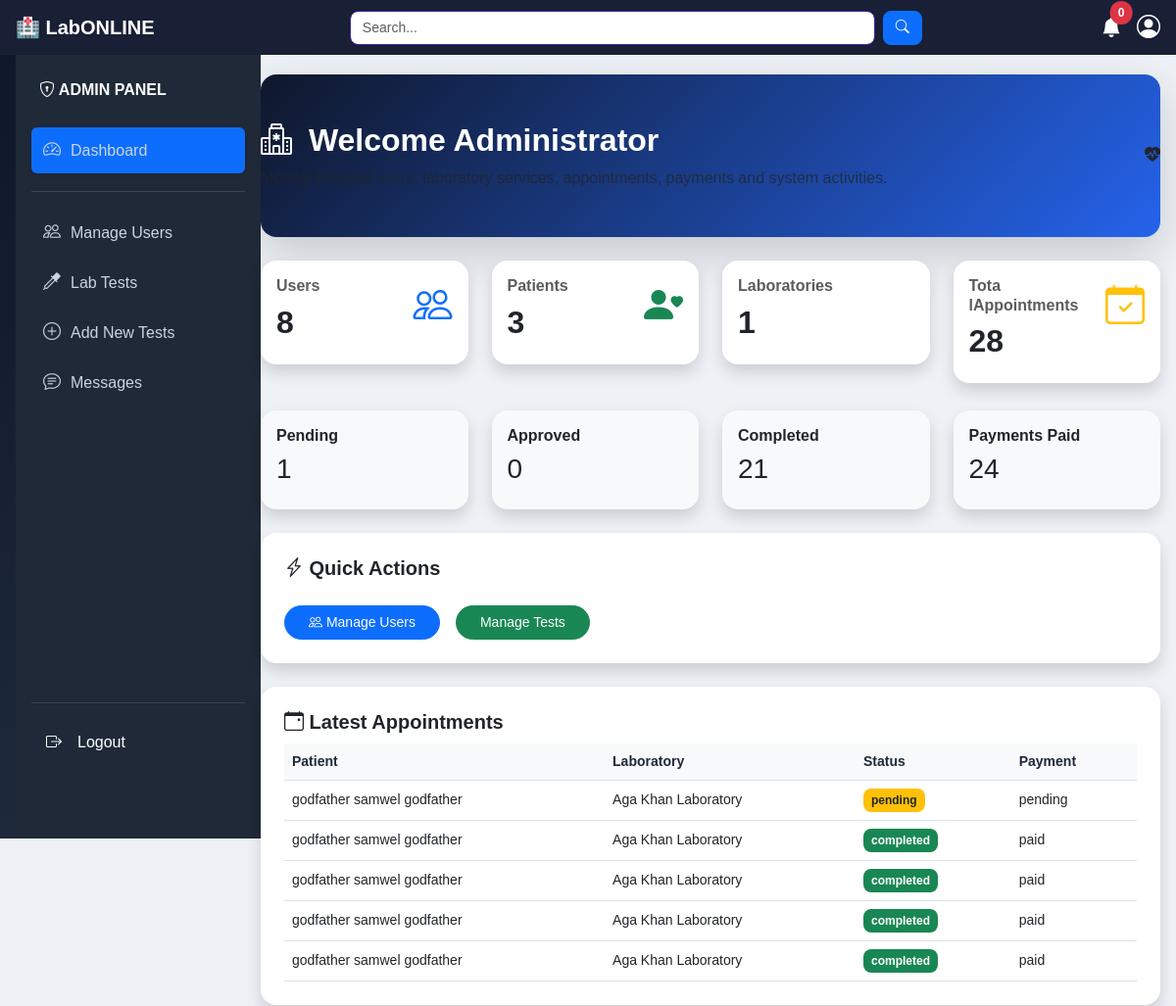
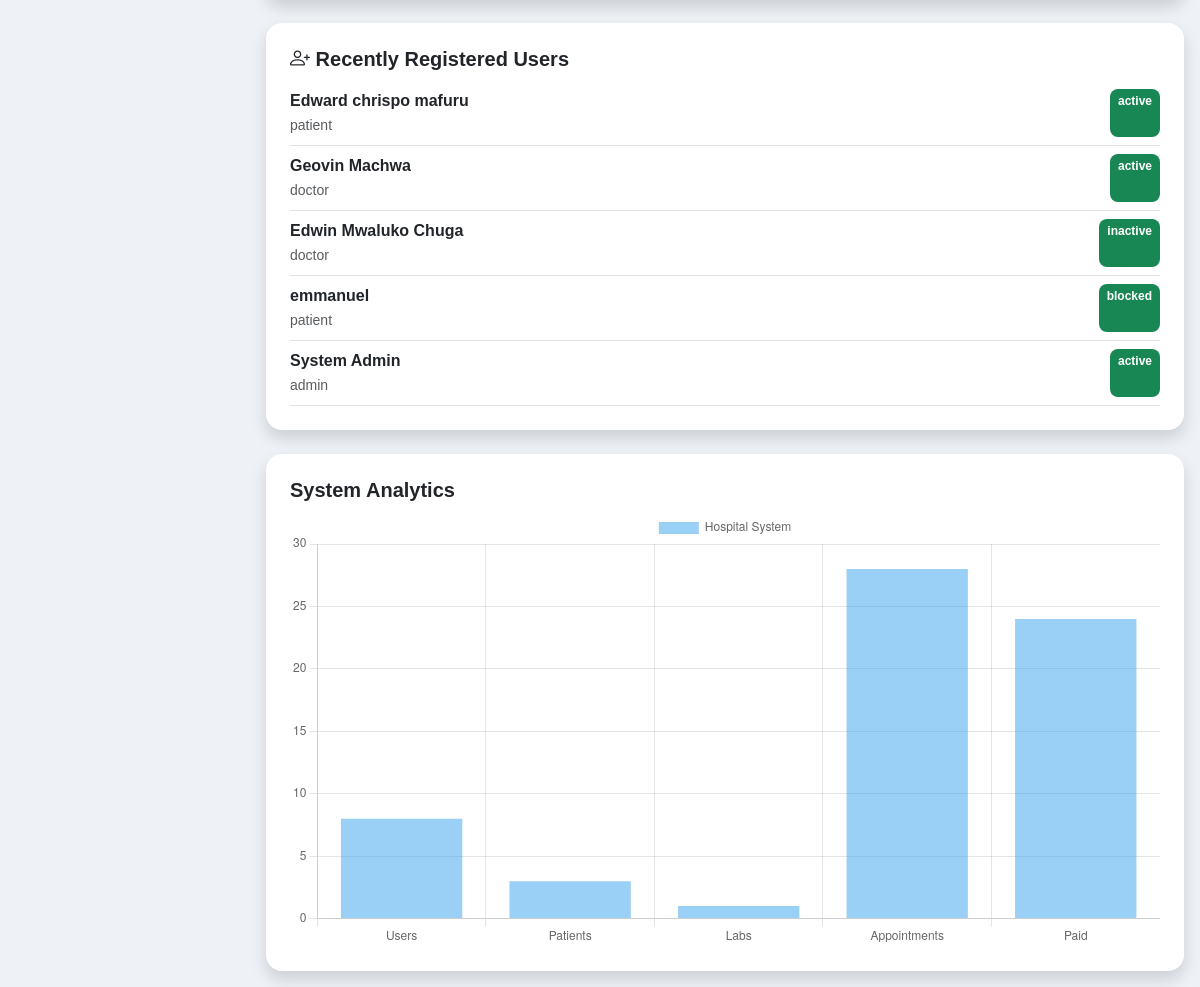
/admin/dashboard.php (signed in), run on the app's committed database (2 pictures, top to bottom).
### tables this page shows
CREATE TABLE `appointments` (
  `id` int(11) NOT NULL,
  `rebooked_from_id` int(11) DEFAULT NULL,
  `patient_id` int(11) DEFAULT NULL,
  `doctor_id` int(11) DEFAULT NULL,
  `laboratory_id` int(11) DEFAULT NULL,
  `appointment_date` date DEFAULT NULL,
  `appointment_time` time DEFAULT NULL,
  `type` enum('lab_test','consultation') DEFAULT NULL,
  `sample_collection` enum('home','lab') DEFAULT NULL,
  `address` text DEFAULT NULL,
  `notes` text DEFAULT NULL,
  `status` enum('pending','paid','approved','rejected','completed','cancelled') DEFAULT 'pending',
  `priority` enum('normal','urgent') NOT NULL DEFAULT 'normal',
  `created_at` timestamp NOT NULL DEFAULT current_timestamp(),
  `rejection_reason` text DEFAULT NULL
);

CREATE TABLE `users` (
  `id` int(11) NOT NULL,
  `full_name` varchar(100) NOT NULL,
  `email` varchar(100) NOT NULL,
  `phone_number` varchar(20) NOT NULL,
  `password` varchar(255) NOT NULL,
  `role` enum('admin','doctor','patient','labo') NOT NULL,
  `profile_image` varchar(255) NOT NULL DEFAULT 'assets/images/default.jpg',
  `status` enum('pending','active','inactive','blocked') DEFAULT 'pending',
  `last_login` timestamp NULL DEFAULT NULL,
  `created_at` timestamp NOT NULL DEFAULT current_timestamp(),
  `updated_at` timestamp NOT NULL DEFAULT current_timestamp() ON UPDATE current_timestamp()
);

CREATE TABLE `laboratories` (
  `id` int(11) NOT NULL,
  `labo_name` varchar(100) NOT NULL,
  `labo_address` text NOT NULL,
  `location` varchar(255) NOT NULL,
  `available_tests` text DEFAULT NULL,
  `user_id` int(11) NOT NULL
);

CREATE TABLE `payments` (
  `id` int(11) NOT NULL,
  `appointment_id` int(11) NOT NULL,
  `reference_payment_id` int(11) DEFAULT NULL,
  `amount` decimal(10,2) DEFAULT NULL,
  `payment_method` varchar(50) DEFAULT NULL,
  `payment_status` enum('pending','paid','failed') DEFAULT 'pending',
  `transaction_id` varchar(100) DEFAULT NULL,
  `created_at` timestamp NOT NULL DEFAULT current_timestamp()
);

### admin/dashboard.php (called while the page is built, shortened)
<?php
include "../shared/layout.php";
?>

### repositories/UserRepository.php (called while the page is built, shortened)
<?php
class UserRepository
{
    private mysqli $conn;
    public function __construct(mysqli $conn)
    {
        $this->conn = $conn;
    }
    public function countByRole(string $role): int
    {
        $stmt = $this->conn->prepare('SELECT COUNT(*) AS total FROM users WHERE role = ?');
        $stmt->bind_param('s', $role);
        $stmt->execute();
        $row = $stmt->get_result()->fetch_assoc();
        return (int) ($row['total'] ?? 0);
    }
    public function countAll(): int
    {
        $result = $this->conn->query('SELECT COUNT(*) AS total FROM users');
        $row = $result->fetch_assoc();
        return (int) ($row['total'] ?? 0);
    }
public function getRecentUsers(int $limit = 5): array
{
    $stmt = $this->conn->prepare("
        SELECT
            full_name,
            role,
            status,
            created_at
        FROM users
        ORDER BY created_at DESC
        LIMIT ?
    ");
    $stmt->bind_param("i", $limit);
    $stmt->execute();
    return $stmt->get_result()->fetch_all(MYSQLI_ASSOC);
}
}

### repositories/AppointmentRepository.php (called while the page is built, shortened)
<?php
class AppointmentRepository
{
    private mysqli $conn;
    public function __construct(mysqli $conn)
    {
        $this->conn = $conn;
    }
    public function countAll(): int
    {
        $result=$this->conn->query(
            "SELECT COUNT(*) AS total
             FROM appointments"
        );
        $row=$result->fetch_assoc();
        return (int)($row['total'] ?? 0);
    }
public function countByStatus(string $status): int
{
    $stmt = $this->conn->prepare(
        "SELECT COUNT(*) AS total
         FROM appointments
         WHERE status=?"
    );
    $stmt->bind_param(
        's',
        $status
    );
    $stmt->execute();
    $row = $stmt->get_result()->fetch_assoc();
    return (int)($row['total'] ?? 0);
}
public function getRecentAppointments(int $limit = 5): array
{
    $stmt = $this->conn->prepare(
        "SELECT
            a.id,
            a.appointment_date,
            a.appointment_time,
            a.status,
            a.rejection_reason,
            u.full_name AS patient_name,
            l.labo_name,
            p.payment_status
        FROM appointments a
        LEFT JOIN users u
        ON u.id=a.patient_id
        LEFT JOIN laboratories l
        ON l.id=a.laboratory_id
        LEFT JOIN payments p
        ON p.appointment_id=a.id
        ORDER BY a.created_at DESC
        LIMIT ?"
    );
    $stmt->bind_param(
        'i',
        $limit
    );
    $stmt->execute();
    return $stmt->get_result()
    ->fetch_all(MYSQLI_ASSOC);
}
public function countPayments(string $paymentStatus): int
{
    $stmt=$this->conn->prepare(
        "SELECT COUNT(*) AS total
         FROM payments
         WHERE payment_status=?"
    );
    $stmt->bind_param(
        's',
        $paymentStatus
    );
    $stmt->execute();
    $row=$stmt->get_result()->fetch_assoc();
    return (int)($row['total'] ?? 0);
}
}

### includes/helpers.php (called while the page is built, shortened)
<?php
function e(?string $value): string
{
    return htmlspecialchars((string) $value, ENT_QUOTES, 'UTF-8');
}
function statusBadge(string $status): string
{
    $map = [
        'pending'   => 'bg-warning text-dark',
        'approved'  => 'bg-primary',
        'completed' => 'bg-success',
        'cancelled' => 'bg-secondary',
        'active'    => 'bg-success',
        'inactive'  => 'bg-secondary',
        'blocked'   => 'bg-danger',
        'uploaded'  => 'bg-info',
        'reviewed'  => 'bg-success',
    ];
    return $map[$status] ?? 'bg-secondary';
}

### admin/content/home.php (the view, shortened to what this page needs)
<?php
$userRepo = new UserRepository($conn);
$appointmentRepo = new AppointmentRepository($conn);
$totalUsers = $userRepo->countAll();
$totalPatients = $userRepo->countByRole('patient');
$totalLabo = $userRepo->countByRole('labo');
$totalAppointments = $appointmentRepo->countAll();
$pendingAppointments = $appointmentRepo->countByStatus('pending');
$approvedAppointments = $appointmentRepo->countByStatus('approved');
$completedAppointments = $appointmentRepo->countByStatus('completed');
$paidPayments = $appointmentRepo->countPayments('paid');
$recentAppointments = $appointmentRepo->getRecentAppointments(5);
$recentUsers = $userRepo->getRecentUsers(5);
?>
<div class="welcome-card shadow-lg rounded-4 mb-4  py-5">
    <div class="d-flex justify-content-between align-items-center flex-wrap">
        <div>
            <h2 class="fw-bold mb-2 text-white">
                <i class="bi bi-hospital me-2 "></i>
                Welcome Administrator
            </h2>
            <p class="mb-0 text-white text-muted">
                Monitor hospital users, laboratory services,
                appointments, payments and system activities.
            </p>
        </div>
        <div class="welcome-icon">
            <i class="bi bi-heart-pulse-fill"></i>
        </div>
    </div>
</div>
<div class="row g-4">
    <div class="col-md-3">
        <div class="card border-0 shadow rounded-4 p-3">
            <div class="d-flex justify-content-between">
                <div>
                    <h6 class="text-muted">
                        Users
                    </h6>
                    <h2 class="fw-bold">
                        <?= $totalUsers ?>
                    </h2>
                </div>
                <i class="bi bi-people fs-1 text-primary"></i>
            </div>
        </div>
    </div>
    <div class="col-md-3">
        <div class="card border-0 shadow rounded-4 p-3">
            <div class="d-flex justify-content-between">
                <div>
                    <h6 class="text-muted">
                        Patients
                    </h6>
                    <h2 class="fw-bold">
                        <?= $totalPatients ?>
                    </h2>
                </div>
                <i class="bi bi-person-heart fs-1 text-success"></i>
            </div>
        </div>
    </div>
    <div class="col-md-3">
        <div class="card border-0 shadow rounded-4 p-3">
            <div class="d-flex justify-content-between">
                <div>
                    <h6 class="text-muted">
                        Laboratories
                    </h6>
                    <h2 class="fw-bold">
                        <?= $totalLabo ?>
                    </h2>
                </div>
            </div>
        </div>
    </div>
    <div class="col-md-3">
        <div class="card border-0 shadow rounded-4 p-3">
            <div class="d-flex justify-content-between">
                <div>
                    <h6 class="text-muted">
                        Tota lAppointments
                    </h6>
                    <h2 class="fw-bold">
                        <?= $totalAppointments ?>
                    </h2>
                </div>
                <i class="bi bi-calendar-check fs-1 text-warning"></i>
            </div>
        </div>
    </div>
</div>
<div class="row g-4 mt-1">
    <div class="col-md-3">
        <div class="card border-0 shadow rounded-4 p-3 bg-light">
            <h6>
                Pending
            </h6>
            <h3>
                <?= $pendingAppointments ?>
            </h3>
        </div>
    </div>
    <div class="col-md-3">
        <div class="card border-0 shadow rounded-4 p-3 bg-light">
            <h6>
                Approved
            </h6>
            <h3>
                <?= $approvedAppointments ?>
            </h3>
        </div>
    </div>
    <div class="col-md-3">
        <div class="card border-0 shadow rounded-4 p-3 bg-light">
            <h6>
                Completed
            </h6>
            <h3>
                <?= $completedAppointments ?>
            </h3>
        </div>
    </div>
    <div class="col-md-3">
        <div class="card border-0 shadow rounded-4 p-3 bg-light">
            <h6>
                Payments Paid
            </h6>
            <h3>
                <?= $paidPayments ?>
            </h3>
        </div>
    </div>
</div>
<div class="card border-0 shadow rounded-4 mt-4 p-4">
    <h5 class="fw-bold">
        <i class="bi bi-lightning-charge"></i>
        Quick Actions
    </h5>
    <div class="d-flex gap-3 flex-wrap mt-3">
        <a href="?page=users" class="btn btn-primary rounded-pill px-4">
            <i class="bi bi-people"></i>
            Manage Users
        </a>
        <a href="?page=lab_tests" class="btn btn-success rounded-pill px-4">
            Manage Tests
        </a>
    </div>
</div>
<div class="card border-0 shadow rounded-4 mt-4 p-4">
    <h5 class="fw-bold">
        <i class="bi bi-calendar-event"></i>
        Latest Appointments
    </h5>
    <div class="table-responsive">
        <table class="table align-middle">
            <thead>
                <tr>
                    <th>Patient</th>
                    <th>Laboratory</th>
                    <th>Status</th>
                    <th>Payment</th>
                </tr>
            </thead>
            <tbody>
                <?php foreach($recentAppointments as $row): ?>
                <tr>
                    <td>
                        <?= e($row['patient_name']) ?>
                    </td>
                    <td>
                        <?= e($row['labo_name'] ?? '-') ?>
                    </td>
                    <td>
                        <span class="badge <?= statusBadge($row['status']) ?>">
                            <?= e($row['status']) ?>
                        </span>
                    </td>
                    <td>
                        <?= e($row['payment_status'] ?? 'pending') ?>
                    </td>
                </tr>
                <?php endforeach; ?>
            </tbody>
        </table>
    </div>
</div>
<div class="card border-0 shadow rounded-4 mt-4 p-4">
    <h5 class="fw-bold">
        <i class="bi bi-person-plus"></i>
        Recently Registered Users
    </h5>
    <?php foreach($recentUsers as $user): ?>
    <div class="d-flex justify-content-between border-bottom py-2">
        <div>
            <strong>
                <?= e($user['full_name']) ?>
            </strong>
            <br>
            <small class="text-muted">
                <?= e($user['role']) ?>
            </small>
        </div>
        <span class="badge bg-success">
            <?= e($user['status']) ?>
        </span>
    </div>
    <?php endforeach; ?>
</div>
<div class="card border-0 shadow rounded-4 mt-4 p-4">
    <h5>
        System Analytics
    </h5>
    <canvas id="systemChart"></canvas>
</div>
<script>
new Chart(document.getElementById('systemChart'), {
    type: 'bar',
    data: {
        labels: [
            'Users',
            'Patients',
            'Labs',
            'Appointments',
            'Paid'
        ],
        datasets: [{
            label: 'Hospital System',
            data: [
                <?= $totalUsers ?>,
                <?= $totalPatients ?>,
                <?= $totalLabo ?>,
                <?= $totalAppointments ?>,
                <?= $paidPayments ?>
            ]
        }]
    }
});
</script>

### assets/css/generaldashboard.css (style rules this page uses)
body { background-color: #f4f6f9; }

### assets/css/patienthome.css (style rules this page uses)
body { background:#eef2f7; }
.welcome-card { background:linear-gradient(135deg,#0f172a,#2563eb); border-radius:24px; overflow:hidden; }

### assets/css/patientviewappointment.css (style rules this page uses)
body { background:#f1f5f9; }
.table thead { background:#eff6ff; }
.table th { color:#1e293b; }
.table td { vertical-align:middle; }
.badge { padding:8px 14px; border-radius:20px; font-size:13px; }

### assets/css/patienthistory.css (style rules this page uses)
body { background:#f4f7fb; }
.card { border-radius:12px; }
.btn { border-radius:8px; }
.badge { padding:6px 10px; border-radius:8px; }

### assets/css/doctorhome.css (style rules this page uses)
body { background:#f1f5f9; font-family:Arial, Helvetica, sans-serif; }
.table tbody tr { transition:.3s ease; }

### assets/css/viewpatientslist.css (style rules this page uses)
body { background:#f4f7fb; font-family:Arial, Helvetica, sans-serif; }
.card { transition:.3s ease; border-radius:18px; }

### assets/css/labohome.css (style rules this page uses)
body { background: #eef2f7; font-family: Arial, Helvetica, sans-serif; }
h4, h5, h6 { font-weight: 600; }
.card { border-radius: 12px; border: none; }
.card h5 { margin-bottom: 10px; }
.table { margin-bottom: 0; font-size: 14px; }
.table thead th { background: #f8f9fa; font-weight: 600; border-bottom: 1px solid #dee2e6; }
.table td { vertical-align: middle; }
.badge { font-size: 12px; padding: 6px 8px; border-radius: 8px; }
.btn { border-radius: 8px; font-size: 14px; padding: 6px 12px; }

### data on the page
appointments: patient.full_name "godfather samwel godfather", laboratory.labo_name "Aga Khan Laboratory", status "pending", payments.payment_status "pending"
appointments: patient.full_name "godfather samwel godfather", laboratory.labo_name "Aga Khan Laboratory", status "completed", payments.payment_status "paid"
appointments: patient.full_name "godfather samwel godfather", laboratory.labo_name "Aga Khan Laboratory", status "completed", payments.payment_status "paid"
appointments: patient.full_name "godfather samwel godfather", laboratory.labo_name "Aga Khan Laboratory", status "completed", payments.payment_status "paid"
appointments: patient.full_name "godfather samwel godfather", laboratory.labo_name "Aga Khan Laboratory", status "completed", payments.payment_status "paid"
users: full_name "Edward chrispo mafuru", role "patient", status "active"
users: full_name "Geovin Machwa", role "doctor", status "active"
users: full_name "Edwin Mwaluko Chuga", role "doctor", status "inactive"
users: full_name "emmanuel", role "patient", status "blocked"
users: full_name "System Admin", role "admin", status "active"

### other printed values
$notification_count "0"
$totalUsers "8"
$totalPatients "3"
$totalLabo "1"
$totalAppointments "28"
$pendingAppointments "1"
$approvedAppointments "0"
$completedAppointments "21"
$paidPayments "24"
chart data {{ $totalUsers }} 8
chart data {{ $totalPatients }} 3
chart data {{ $totalLabo }} 1
chart data {{ $totalAppointments }} 28
